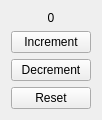
<?xml version="1.0" encoding="UTF-8"?>
<ui version="4.0">
 <class>CounterWidget</class>
 <widget class="QWidget" name="CounterWidget">
  <property name="geometry">
   <rect>
    <x>0</x>
    <y>0</y>
    <width>98</width>
    <height>120</height>
   </rect>
  </property>
  <property name="sizePolicy">
   <sizepolicy hsizetype="Preferred" vsizetype="Preferred">
    <horstretch>0</horstretch>
    <verstretch>0</verstretch>
   </sizepolicy>
  </property>
  <property name="windowTitle">
   <string>Form</string>
  </property>
  <layout class="QVBoxLayout" name="verticalLayout">
   <property name="sizeConstraint">
    <enum>QLayout::SetDefaultConstraint</enum>
   </property>
   <item>
    <widget class="QLabel" name="countLabel">
     <property name="sizePolicy">
      <sizepolicy hsizetype="Preferred" vsizetype="Preferred">
       <horstretch>0</horstretch>
       <verstretch>0</verstretch>
      </sizepolicy>
     </property>
     <property name="text">
      <string>0</string>
     </property>
     <property name="alignment">
      <set>Qt::AlignCenter</set>
     </property>
    </widget>
   </item>
   <item>
    <widget class="QPushButton" name="incButton">
     <property name="text">
      <string>Increment</string>
     </property>
    </widget>
   </item>
   <item>
    <widget class="QPushButton" name="decButton">
     <property name="text">
      <string>Decrement</string>
     </property>
    </widget>
   </item>
   <item>
    <widget class="QPushButton" name="resetButton">
     <property name="text">
      <string>Reset</string>
     </property>
    </widget>
   </item>
  </layout>
 </widget>
 <resources/>
 <connections/>
</ui>
